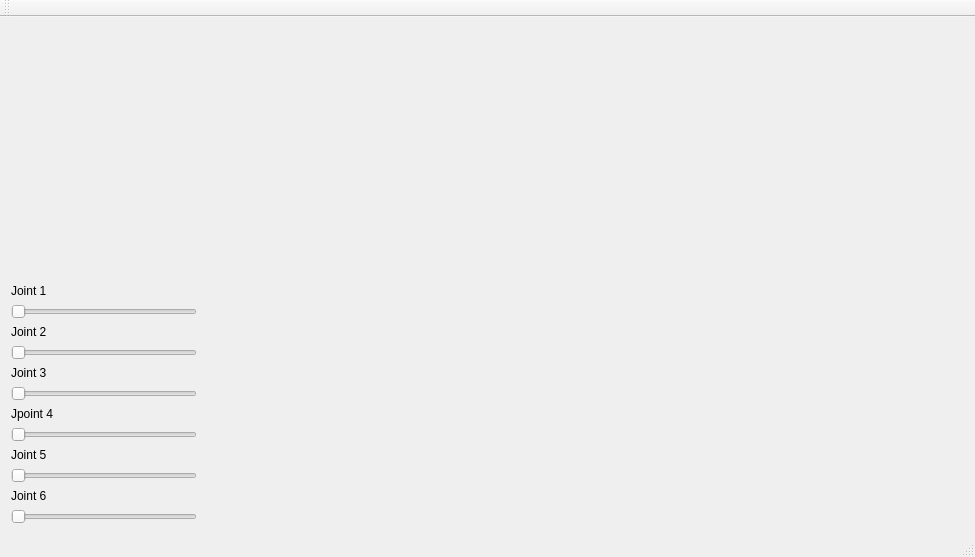
<?xml version="1.0" encoding="UTF-8"?>
<ui version="4.0">
 <class>MainWindow</class>
 <widget class="QMainWindow" name="MainWindow">
  <property name="geometry">
   <rect>
    <x>0</x>
    <y>0</y>
    <width>975</width>
    <height>557</height>
   </rect>
  </property>
  <property name="windowTitle">
   <string>RoboDesk</string>
  </property>
  <property name="locale">
   <locale language="English" country="Canada"/>
  </property>
  <widget class="QWidget" name="centralWidget">
   <layout class="QHBoxLayout" name="horizontalLayout" stretch="10,1,40">
    <item>
     <layout class="QVBoxLayout" name="verticalLayout">
      <item>
       <spacer name="verticalSpacer">
        <property name="orientation">
         <enum>Qt::Vertical</enum>
        </property>
        <property name="sizeHint" stdset="0">
         <size>
          <width>20</width>
          <height>40</height>
         </size>
        </property>
       </spacer>
      </item>
      <item>
       <widget class="QLabel" name="label_6">
        <property name="text">
         <string>Joint 1</string>
        </property>
       </widget>
      </item>
      <item>
       <widget class="QSlider" name="horizontalSlider_6">
        <property name="orientation">
         <enum>Qt::Horizontal</enum>
        </property>
       </widget>
      </item>
      <item>
       <widget class="QLabel" name="label_5">
        <property name="text">
         <string>Joint 2</string>
        </property>
       </widget>
      </item>
      <item>
       <widget class="QSlider" name="horizontalSlider_5">
        <property name="orientation">
         <enum>Qt::Horizontal</enum>
        </property>
       </widget>
      </item>
      <item>
       <widget class="QLabel" name="label_4">
        <property name="text">
         <string>Joint 3</string>
        </property>
       </widget>
      </item>
      <item>
       <widget class="QSlider" name="horizontalSlider_4">
        <property name="orientation">
         <enum>Qt::Horizontal</enum>
        </property>
       </widget>
      </item>
      <item>
       <widget class="QLabel" name="label_3">
        <property name="text">
         <string>Jpoint 4</string>
        </property>
       </widget>
      </item>
      <item>
       <widget class="QSlider" name="horizontalSlider_3">
        <property name="orientation">
         <enum>Qt::Horizontal</enum>
        </property>
       </widget>
      </item>
      <item>
       <widget class="QLabel" name="label_2">
        <property name="text">
         <string>Joint 5</string>
        </property>
       </widget>
      </item>
      <item>
       <widget class="QSlider" name="horizontalSlider_2">
        <property name="orientation">
         <enum>Qt::Horizontal</enum>
        </property>
       </widget>
      </item>
      <item>
       <widget class="QLabel" name="label">
        <property name="text">
         <string>Joint 6</string>
        </property>
       </widget>
      </item>
      <item>
       <widget class="QSlider" name="horizontalSlider">
        <property name="orientation">
         <enum>Qt::Horizontal</enum>
        </property>
       </widget>
      </item>
     </layout>
    </item>
    <item>
     <spacer name="horizontalSpacer">
      <property name="orientation">
       <enum>Qt::Horizontal</enum>
      </property>
      <property name="sizeHint" stdset="0">
       <size>
        <width>40</width>
        <height>20</height>
       </size>
      </property>
     </spacer>
    </item>
    <item>
     <widget class="QWidget" name="occwidget" native="true">
      <property name="sizePolicy">
       <sizepolicy hsizetype="Preferred" vsizetype="Preferred">
        <horstretch>4</horstretch>
        <verstretch>0</verstretch>
       </sizepolicy>
      </property>
     </widget>
    </item>
   </layout>
  </widget>
  <widget class="QMenuBar" name="menuBar">
   <property name="geometry">
    <rect>
     <x>0</x>
     <y>0</y>
     <width>975</width>
     <height>21</height>
    </rect>
   </property>
  </widget>
  <widget class="QToolBar" name="mainToolBar">
   <attribute name="toolBarArea">
    <enum>TopToolBarArea</enum>
   </attribute>
   <attribute name="toolBarBreak">
    <bool>false</bool>
   </attribute>
  </widget>
  <widget class="QStatusBar" name="statusBar"/>
 </widget>
 <layoutdefault spacing="6" margin="11"/>
 <resources/>
 <connections/>
</ui>
